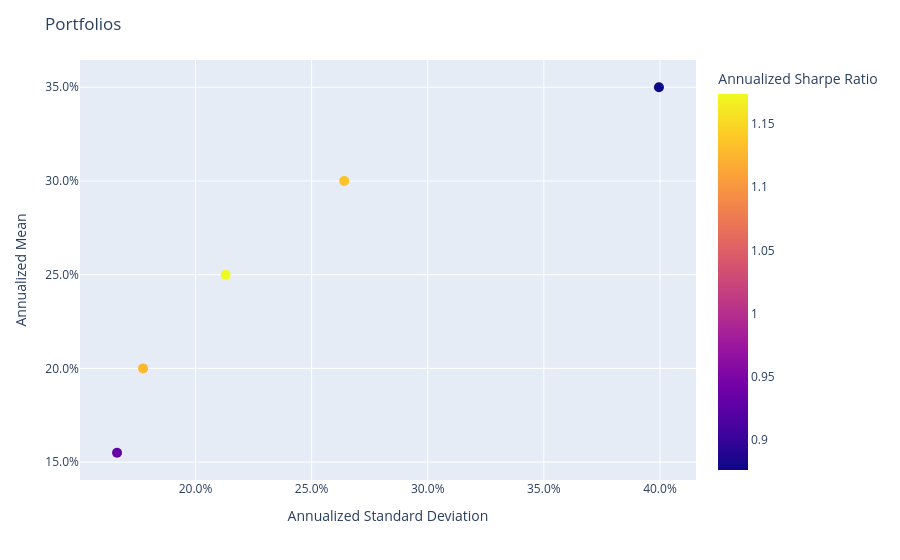

Here is the notebook cell this chart was saved with:
### Code cell
model = MeanRisk(
    risk_measure=RiskMeasure.VARIANCE,
    min_return=np.array([0.15, 0.20, 0.25, 0.30, 0.35]) / 252,
    portfolio_params=dict(name="Variance"),
)

population = model.fit_predict(X_train)

population.plot_measures(
    x=RiskMeasure.ANNUALIZED_STANDARD_DEVIATION,
    y=PerfMeasure.ANNUALIZED_MEAN,
    color_scale=RatioMeasure.ANNUALIZED_SHARPE_RATIO,
    hover_measures=[RiskMeasure.MAX_DRAWDOWN, RatioMeasure.ANNUALIZED_SORTINO_RATIO],
)

### Figure 1 — Plotly figure (JSON) as saved in the notebook; plotly's stock layout.template omitted (floating-point values rounded to 4 significant figures)
{"data": [{"customdata": [["", 0.3314, 1.326, 0.9325], ["", 0.4171, 1.599, 1.127], ["", 0.5763, 1.662, 1.174], ["", 0.7547, 1.611, 1.136], ["", 0.8198, 1.252, 0.876]], "hovertemplate": "<b>%{hovertext}</b><br><br>tag=%{customdata[0]}<br>Annualized Standard Deviation=%{x:.3f}<br>Annualized Mean=%{y:.3f}<br>MAX Drawdown=%{customdata[1]:.3f}<br>Annualized Sortino Ratio=%{customdata[2]:.3f}<br>Annualized Sharpe Ratio=%{marker.color:.3f}<extra></extra>", "hovertext": ["ptf0 - Variance", "ptf1 - Variance", "ptf2 - Variance", "ptf3 - Variance", "ptf4 - Variance"], "legendgroup": "", "marker": {"color": [0.9325, 1.127, 1.174, 1.136, 0.876], "coloraxis": "coloraxis", "size": 10, "symbol": "circle"}, "mode": "markers", "name": "", "orientation": "v", "showlegend": false, "type": "scatter", "x": [0.1662, 0.1774, 0.213, 0.264, 0.3996], "xaxis": "x", "y": [0.155, 0.2, 0.25, 0.3, 0.35], "yaxis": "y"}], "layout": {"coloraxis": {"colorbar": {"title": {"text": "Annualized Sharpe Ratio"}}, "colorscale": [[0, "#0d0887"], [0.1111, "#46039f"], [0.2222, "#7201a8"], [0.3333, "#9c179e"], [0.4444, "#bd3786"], [0.5556, "#d8576b"], [0.6667, "#ed7953"], [0.7778, "#fb9f3a"], [0.8889, "#fdca26"], [1, "#f0f921"]]}, "legend": {"title": {}, "tracegroupgap": 0, "x": 0.02, "xanchor": "left", "y": 0.98, "yanchor": "top"}, "margin": {"t": 60}, "title": {"text": "Portfolios"}, "xaxis": {"anchor": "y", "domain": [0, 1], "tickformat": ",.1%", "title": {"text": "Annualized Standard Deviation"}}, "yaxis": {"anchor": "x", "domain": [0, 1], "tickformat": ",.1%", "title": {"text": "Annualized Mean"}}}}
